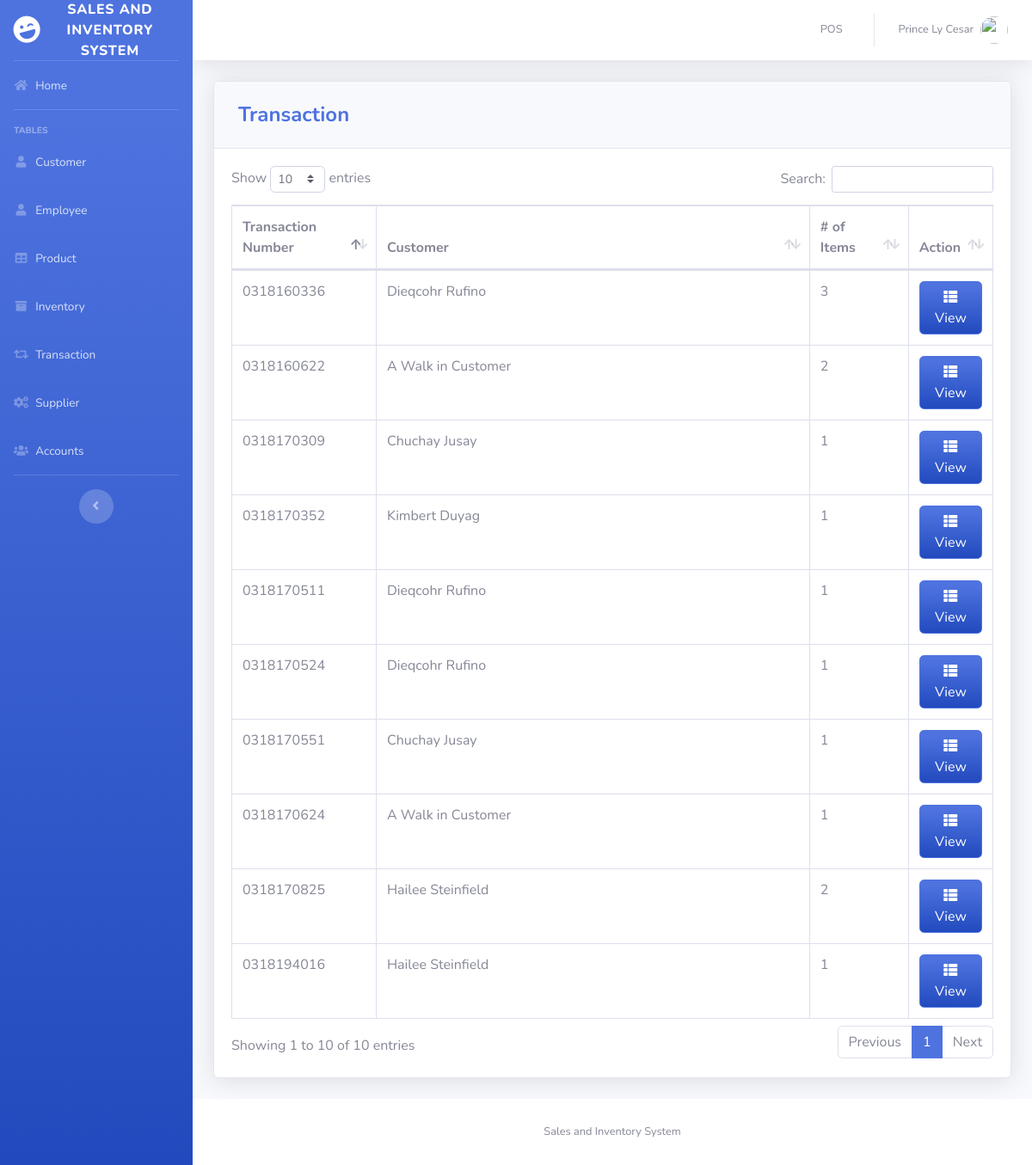
Page /pages/transaction.php (signed in) on the earlier database version.
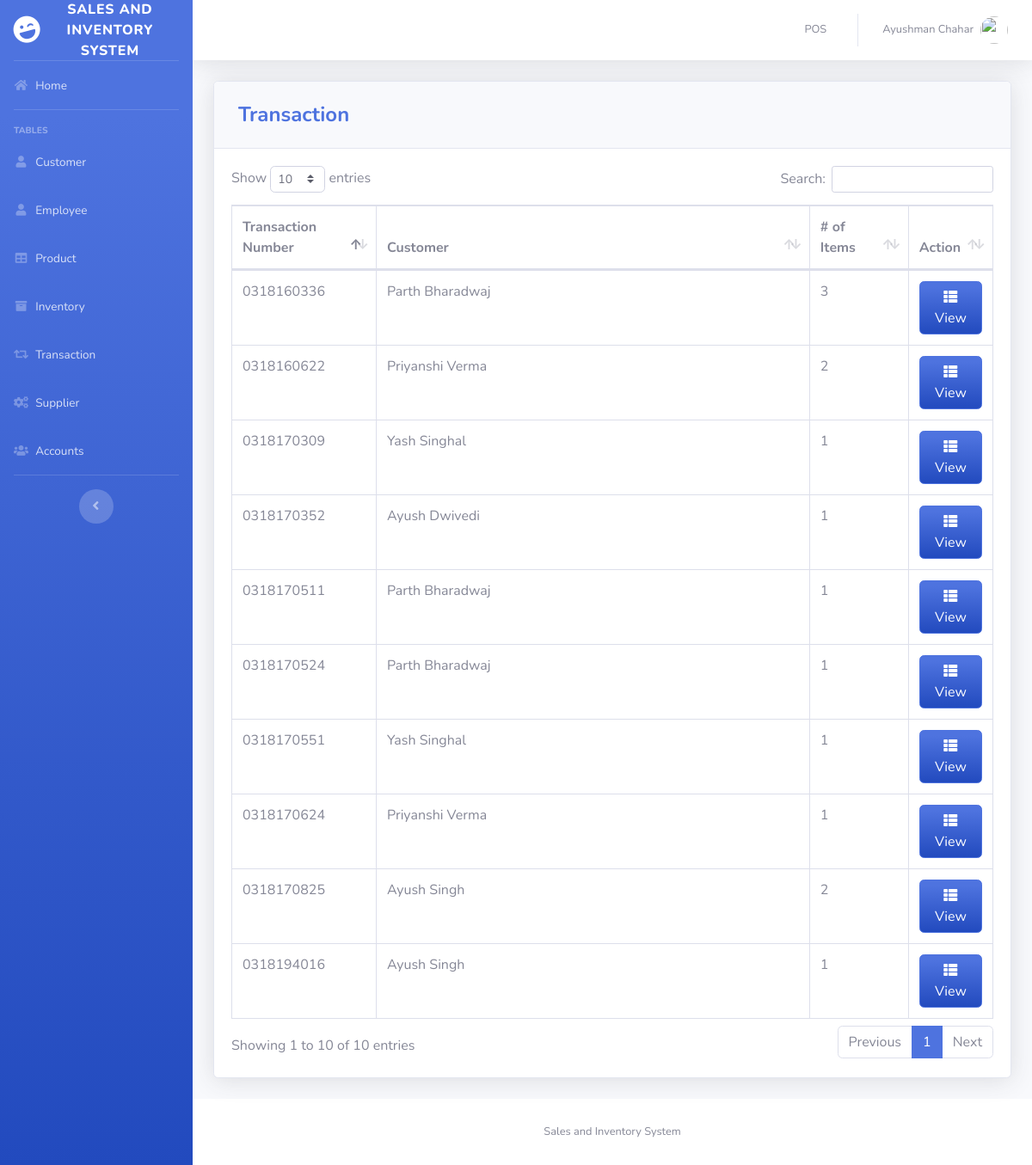
Same page on the later database version.
### tables this page shows
CREATE TABLE `transaction` (
  `TRANS_ID` int(50) NOT NULL,
  `CUST_ID` int(11) DEFAULT NULL,
  `NUMOFITEMS` varchar(250) NOT NULL,
  `SUBTOTAL` varchar(50) NOT NULL,
  `LESSVAT` varchar(50) NOT NULL,
  `NETVAT` varchar(50) NOT NULL,
  `ADDVAT` varchar(50) NOT NULL,
  `GRANDTOTAL` varchar(250) NOT NULL,
  `CASH` varchar(250) NOT NULL,
  `DATE` varchar(50) NOT NULL,
  `TRANS_D_ID` varchar(250) NOT NULL
);

CREATE TABLE `customer` (
  `CUST_ID` int(11) NOT NULL,
  `FIRST_NAME` varchar(50) DEFAULT NULL,
  `LAST_NAME` varchar(50) DEFAULT NULL,
  `PHONE_NUMBER` varchar(11) DEFAULT NULL
);

### pages/transaction.php (the view, shortened to what this page needs)
<?php
include'../includes/connection.php';
include'../includes/sidebar.php';
?>
            <div class="card shadow mb-4">
            <div class="card-header py-3">
              <h4 class="m-2 font-weight-bold text-primary">Transaction</h4>
            </div>
            <div class="card-body">
              <div class="table-responsive">
                <table class="table table-bordered" id="dataTable" width="100%" cellspacing="0">
               <thead>
                   <tr>
                     <th width="19%">Transaction Number</th>
                     <th>Customer</th>
                     <th width="13%"># of Items</th>
                     <th width="11%">Action</th>
                   </tr>
               </thead>
          <tbody>
<?php
    $query = 'SELECT *, FIRST_NAME, LAST_NAME
              FROM transaction T
              JOIN customer C ON T.`CUST_ID`=C.`CUST_ID`
              ORDER BY TRANS_D_ID ASC';
        $result = mysqli_query($db, $query) or die (mysqli_error($db));
            while ($row = mysqli_fetch_assoc($result)) {
                echo '<tr>';
                echo '<td>'. $row['TRANS_D_ID'].'</td>';
                echo '<td>'. $row['FIRST_NAME'].' '. $row['LAST_NAME'].'</td>';
                echo '<td>'. $row['NUMOFITEMS'].'</td>';
                      echo '<td align="right">
                              <a type="button" class="btn btn-primary bg-gradient-primary" href="trans_view.php?action=edit & id='.$row['TRANS_ID'] . '"><i class="fas fa-fw fa-th-list"></i> View</a>
                          </div> </td>';
                echo '</tr> ';
                        }
?>
<?php
include'../includes/footer.php';
?>

### includes/sidebar.php (shortened to what this page needs)
<!DOCTYPE html>
<html lang="en">
<head>
  <link href="../vendor/fontawesome-free/css/all.min.css" rel="stylesheet" type="text/css">
  <link href="../css/sb-admin-2.min.css" rel="stylesheet">
  <link href="../vendor/datatables/dataTables.bootstrap4.min.css" rel="stylesheet">
</head>
<body id="page-top">
  <div id="wrapper">
    <ul class="navbar-nav bg-gradient-primary sidebar sidebar-dark accordion" id="accordionSidebar">
      <a class="sidebar-brand d-flex align-items-center justify-content-center" href="index.php">
        <div class="sidebar-brand-icon rotate-n-15">
          <i class="fas fa-laugh-wink"></i>
        </div>
        <div class="sidebar-brand-text mx-3">Sales and Inventory System</div>
      </a>
      <hr class="sidebar-divider my-0">
      <li class="nav-item">
        <a class="nav-link" href="index.php">
          <i class="fas fa-fw fa-home"></i>
          <span>Home</span></a>
      </li>
      <hr class="sidebar-divider">
      <div class="sidebar-heading">
        Tables
      </div>
      <li class="nav-item">
        <a class="nav-link" href="customer.php">
          <i class="fas fa-fw fa-user"></i>
          <span>Customer</span></a>
      </li>
      <li class="nav-item">
        <a class="nav-link" href="employee.php">
          <i class="fas fa-fw fa-user"></i>
          <span>Employee</span></a>
      </li>
      <li class="nav-item">
        <a class="nav-link" href="product.php">
          <i class="fas fa-fw fa-table"></i>
          <span>Product</span></a>
      </li>
      <li class="nav-item">
        <a class="nav-link" href="inventory.php">
          <i class="fas fa-fw fa-archive"></i>
          <span>Inventory</span></a>
      </li>
      <li class="nav-item">
        <a class="nav-link" href="transaction.php">
          <i class="fas fa-fw fa-retweet"></i>
          <span>Transaction</span></a>
      </li>
      <li class="nav-item">
        <a class="nav-link" href="supplier.php">
          <i class="fas fa-fw fa-cogs"></i>
          <span>Supplier</span></a>
      </li>
      <li class="nav-item">
        <a class="nav-link" href="user.php">
          <i class="fas fa-fw fa-users"></i>
          <span>Accounts</span></a>
      </li>
      <hr class="sidebar-divider d-none d-md-block">
      <div class="text-center d-none d-md-inline">
        <button class="rounded-circle border-0" id="sidebarToggle"></button>
      </div>
    </ul>
    <?php include_once 'topbar.php'; ?>

### includes/topbar.php (shortened to what this page needs)
<div id="content-wrapper" class="d-flex flex-column">
  <div id="content">
    <nav class="navbar navbar-expand navbar-light bg-white topbar mb-4 static-top shadow">
      <ul class="navbar-nav ml-auto">
        <li class="nav-item dropdown no-arrow">
          <a class="nav-link" href="pos.php" role="button">
            <span class="mr-2 d-none d-lg-inline text-gray-600 small">POS</span>
          </a>
        </li>
        <li class="nav-item dropdown no-arrow">
          <a class="nav-link dropdown-toggle" href="#" id="userDropdown" role="button" data-toggle="dropdown" aria-haspopup="true" aria-expanded="false">
            <span class="mr-2 d-none d-lg-inline text-gray-600 small"><?php echo  $_SESSION['FIRST_NAME']. ' '.$_SESSION['LAST_NAME'] ;?></span>
            <img class="img-profile rounded-circle"
            <?php
              if($_SESSION['GENDER']=='Male'){
                echo 'src="https://encrypted-tbn0.gstatic.com/images?q=tbn:ANd9GcTS0rikanm-OEchWDtCAWQ_s1hQq1nOlQUeJr242AdtgqcdEgm0Dg"';
              }else{
                echo 'src="https://encrypted-tbn0.gstatic.com/images?q=tbn:ANd9GcSNngF0RFPjyGl4ybo78-XYxxeap88Nvsyj1_txm6L4eheH8ZBu"';
              }
            ?>>
          </a>
        </li>
      </ul>
    </nav>
    <div class="container-fluid">

### includes/footer.php (shortened to what this page needs)
      <footer class="sticky-footer bg-white">
        <div class="container my-auto">
          <div class="copyright text-center my-auto">
              <span>Sales and Inventory System</span>
          </div>
        </div>
      </footer>
</body>
</html>

Differences in the rows shown:
changed through a linked row, transaction (number 1 of 10 on the later page): CUST_ID.FIRST_NAME "Dieqcohr" → "Parth"; CUST_ID.LAST_NAME "Rufino" → "Bharadwaj"
changed through a linked row, transaction (number 2 of 10 on the later page): CUST_ID.FIRST_NAME "A Walk in Customer" → "Priyanshi"; CUST_ID.LAST_NAME (not shown) → "Verma"
changed through a linked row, transaction (number 3 of 10 on the later page): CUST_ID.FIRST_NAME "Chuchay" → "Yash"; CUST_ID.LAST_NAME "Jusay" → "Singhal"
changed through a linked row, transaction: CUST_ID.FIRST_NAME "Kimbert" → "Ayush"; CUST_ID.LAST_NAME "Duyag" → "Dwivedi"
changed through a linked row, transaction (number 5 of 10 on the later page): CUST_ID.FIRST_NAME "Dieqcohr" → "Parth"; CUST_ID.LAST_NAME "Rufino" → "Bharadwaj"
changed through a linked row, transaction (number 6 of 10 on the later page): CUST_ID.FIRST_NAME "Dieqcohr" → "Parth"; CUST_ID.LAST_NAME "Rufino" → "Bharadwaj"
changed through a linked row, transaction (number 7 of 10 on the later page): CUST_ID.FIRST_NAME "Chuchay" → "Yash"; CUST_ID.LAST_NAME "Jusay" → "Singhal"
changed through a linked row, transaction (number 8 of 10 on the later page): CUST_ID.FIRST_NAME "A Walk in Customer" → "Priyanshi"; CUST_ID.LAST_NAME (not shown) → "Verma"
changed through a linked row, transaction (number 9 of 10 on the later page): CUST_ID.FIRST_NAME "Hailee" → "Ayush"; CUST_ID.LAST_NAME "Steinfield" → "Singh"
changed through a linked row, transaction (number 10 of 10 on the later page): CUST_ID.FIRST_NAME "Hailee" → "Ayush"; CUST_ID.LAST_NAME "Steinfield" → "Singh"
Other differences:
$_SESSION['FIRST_NAME']: "Prince Ly" → "Ayushman"
$_SESSION['LAST_NAME']: "Cesar" → "Chahar"
